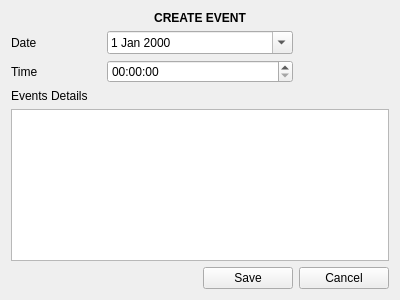
<?xml version="1.0" encoding="UTF-8"?>
<ui version="4.0">
 <class>events</class>
 <widget class="QWidget" name="events">
  <property name="geometry">
   <rect>
    <x>0</x>
    <y>0</y>
    <width>400</width>
    <height>300</height>
   </rect>
  </property>
  <property name="windowTitle">
   <string>Form</string>
  </property>
  <layout class="QGridLayout" name="gridLayout_2">
   <item row="0" column="0">
    <layout class="QGridLayout" name="gridLayout">
     <item row="1" column="0">
      <widget class="QLabel" name="label_2">
       <property name="text">
        <string>Date</string>
       </property>
      </widget>
     </item>
     <item row="1" column="1" colspan="2">
      <widget class="QDateEdit" name="dateEdit">
       <property name="calendarPopup">
        <bool>true</bool>
       </property>
      </widget>
     </item>
     <item row="2" column="0">
      <widget class="QLabel" name="label_3">
       <property name="text">
        <string>Time</string>
       </property>
      </widget>
     </item>
     <item row="2" column="1" colspan="2">
      <widget class="QTimeEdit" name="timeEdit"/>
     </item>
     <item row="3" column="0" colspan="2">
      <widget class="QLabel" name="label_4">
       <property name="text">
        <string>Events Details</string>
       </property>
      </widget>
     </item>
     <item row="4" column="0" colspan="4">
      <widget class="QPlainTextEdit" name="plainTextEdit"/>
     </item>
     <item row="5" column="2">
      <widget class="QPushButton" name="save">
       <property name="text">
        <string>Save</string>
       </property>
      </widget>
     </item>
     <item row="5" column="3">
      <widget class="QPushButton" name="cancel">
       <property name="text">
        <string>Cancel</string>
       </property>
      </widget>
     </item>
     <item row="0" column="1" colspan="2">
      <widget class="QLabel" name="label">
       <property name="text">
        <string>&lt;html&gt;&lt;head/&gt;&lt;body&gt;&lt;p align=&quot;center&quot;&gt;&lt;span style=&quot; font-weight:600;&quot;&gt;CREATE EVENT&lt;/span&gt;&lt;/p&gt;&lt;/body&gt;&lt;/html&gt;</string>
       </property>
      </widget>
     </item>
    </layout>
   </item>
  </layout>
 </widget>
 <resources/>
 <connections/>
</ui>
